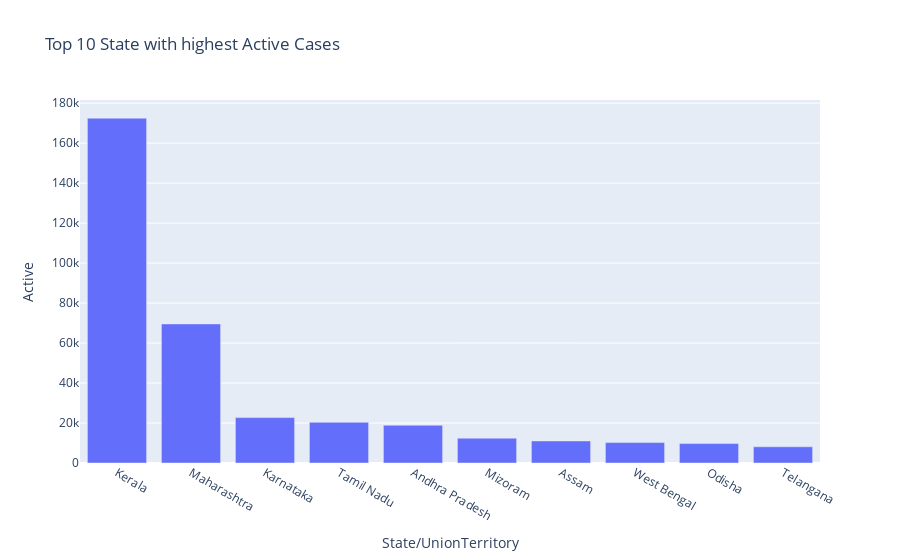

Write notebook code for a chart like this one.
### Code cell
#Top 10 state with Active cases 
case_by_state=latest_data.groupby('State/UnionTerritory').sum().sort_values(by='Active',ascending=False).head(10)
fig = px.bar(case_by_state, 
             x=case_by_state.index,
             y=case_by_state.Active,
             labels={"x": "States",  "y": "Active Case Count"},
             title='Top 10 State with highest Active Cases')
fig.show()

### Figure 1 — Plotly figure (JSON) as saved in the notebook; plotly's stock layout.template omitted (floating-point values rounded to 4 significant figures)
{"data": [{"alignmentgroup": "True", "hovertemplate": "State/UnionTerritory=%{x}<br>Active=%{y}<extra></extra>", "legendgroup": "", "marker": {"color": "#636efa", "pattern": {"shape": ""}}, "name": "", "offsetgroup": "", "orientation": "v", "showlegend": false, "textposition": "auto", "type": "bar", "x": ["Kerala", "Maharashtra", "Karnataka", "Tamil Nadu", "Andhra Pradesh", "Mizoram", "Assam", "West Bengal", "Odisha", "Telangana"], "xaxis": "x", "y": [172505, 69565, 22702, 20363, 18882, 12427, 11045, 10215, 9722, 8112], "yaxis": "y"}], "layout": {"barmode": "relative", "legend": {"tracegroupgap": 0}, "title": {"text": "Top 10 State with highest Active Cases"}, "xaxis": {"anchor": "y", "domain": [0, 1], "title": {"text": "State/UnionTerritory"}}, "yaxis": {"anchor": "x", "domain": [0, 1], "title": {"text": "Active"}}}}
